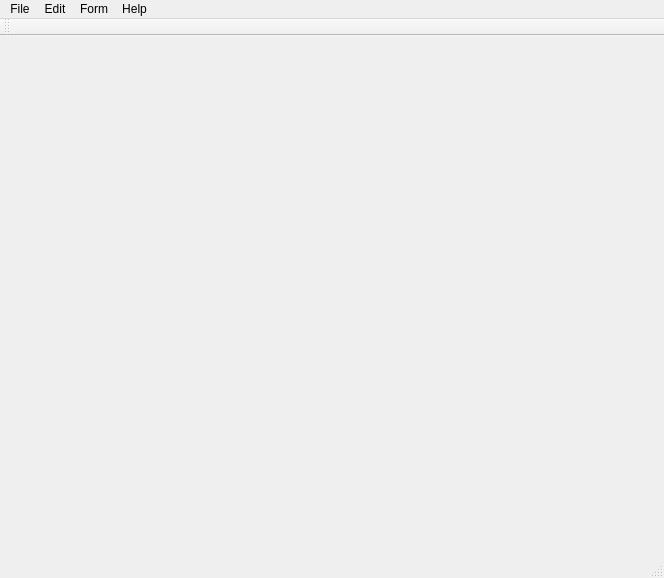
<?xml version="1.0" encoding="UTF-8"?>
<ui version="4.0">
 <class>MainWindow</class>
 <widget class="QMainWindow" name="MainWindow">
  <property name="windowModality">
   <enum>Qt::WindowModal</enum>
  </property>
  <property name="geometry">
   <rect>
    <x>0</x>
    <y>0</y>
    <width>664</width>
    <height>578</height>
   </rect>
  </property>
  <property name="windowTitle">
   <string>MainWindow</string>
  </property>
  <widget class="QWidget" name="centralwidget"/>
  <widget class="QMenuBar" name="menubar">
   <property name="geometry">
    <rect>
     <x>0</x>
     <y>0</y>
     <width>664</width>
     <height>26</height>
    </rect>
   </property>
   <widget class="QMenu" name="menuFile">
    <property name="title">
     <string>File</string>
    </property>
    <widget class="QMenu" name="menuShow_Database_Equipment">
     <property name="title">
      <string>Show Database Equipment</string>
     </property>
     <addaction name="actionContainer"/>
     <addaction name="actionRing_Gamma"/>
     <addaction name="actionPycnometer"/>
     <addaction name="actionMold"/>
     <addaction name="actionCBR"/>
     <addaction name="actionConsolidation"/>
    </widget>
    <addaction name="actionNew_Project"/>
    <addaction name="actionList_Project"/>
    <addaction name="separator"/>
    <addaction name="actionDatabase_Equipment"/>
    <addaction name="actionEdit_Database_Equipment"/>
    <addaction name="menuShow_Database_Equipment"/>
    <addaction name="separator"/>
    <addaction name="actionExit"/>
    <addaction name="actionExit_2"/>
    <addaction name="separator"/>
    <addaction name="actionExit_3"/>
   </widget>
   <widget class="QMenu" name="menuEdit">
    <property name="title">
     <string>Edit</string>
    </property>
    <addaction name="actionNew_Edit"/>
   </widget>
   <widget class="QMenu" name="menuForm">
    <property name="title">
     <string>Form</string>
    </property>
    <addaction name="actionNew_Form"/>
   </widget>
   <widget class="QMenu" name="menuHelp">
    <property name="title">
     <string>Help</string>
    </property>
    <addaction name="actionNew_Help"/>
   </widget>
   <addaction name="menuFile"/>
   <addaction name="menuEdit"/>
   <addaction name="menuForm"/>
   <addaction name="menuHelp"/>
  </widget>
  <widget class="QStatusBar" name="statusbar"/>
  <widget class="QToolBar" name="toolBar">
   <property name="windowTitle">
    <string>toolBar</string>
   </property>
   <attribute name="toolBarArea">
    <enum>TopToolBarArea</enum>
   </attribute>
   <attribute name="toolBarBreak">
    <bool>false</bool>
   </attribute>
  </widget>
  <action name="actionNew_Project">
   <property name="text">
    <string>New Project</string>
   </property>
  </action>
  <action name="actionList_Project">
   <property name="text">
    <string>List Project</string>
   </property>
  </action>
  <action name="actionDatabase_Equipment">
   <property name="text">
    <string>Database Equipment</string>
   </property>
  </action>
  <action name="actionEdit_Database_Equipment">
   <property name="text">
    <string>Edit Database Equipment</string>
   </property>
  </action>
  <action name="actionExit">
   <property name="text">
    <string>New Client</string>
   </property>
  </action>
  <action name="actionContainer">
   <property name="text">
    <string>Container</string>
   </property>
  </action>
  <action name="actionRing_Gamma">
   <property name="text">
    <string>Ring Gamma</string>
   </property>
  </action>
  <action name="actionPycnometer">
   <property name="text">
    <string>Pycnometer</string>
   </property>
  </action>
  <action name="actionMold">
   <property name="text">
    <string>Mold</string>
   </property>
  </action>
  <action name="actionCBR">
   <property name="text">
    <string>CBR</string>
   </property>
  </action>
  <action name="actionConsolidation">
   <property name="text">
    <string>Consolidation</string>
   </property>
  </action>
  <action name="actionExit_2">
   <property name="text">
    <string>Show List Client</string>
   </property>
  </action>
  <action name="actionExit_3">
   <property name="text">
    <string>Exit</string>
   </property>
  </action>
  <action name="actionNew_Form">
   <property name="text">
    <string>New Form</string>
   </property>
  </action>
  <action name="actionNew_Edit">
   <property name="text">
    <string>New Edit</string>
   </property>
  </action>
  <action name="actionNew_Help">
   <property name="text">
    <string>New Help</string>
   </property>
  </action>
 </widget>
 <resources/>
 <connections>
  <connection>
   <sender>actionExit</sender>
   <signal>triggered()</signal>
   <receiver>MainWindow</receiver>
   <slot>close()</slot>
   <hints>
    <hint type="sourcelabel">
     <x>331</x>
     <y>296</y>
    </hint>
    <hint type="destinationlabel">
     <x>331</x>
     <y>288</y>
    </hint>
   </hints>
  </connection>
 </connections>
</ui>
